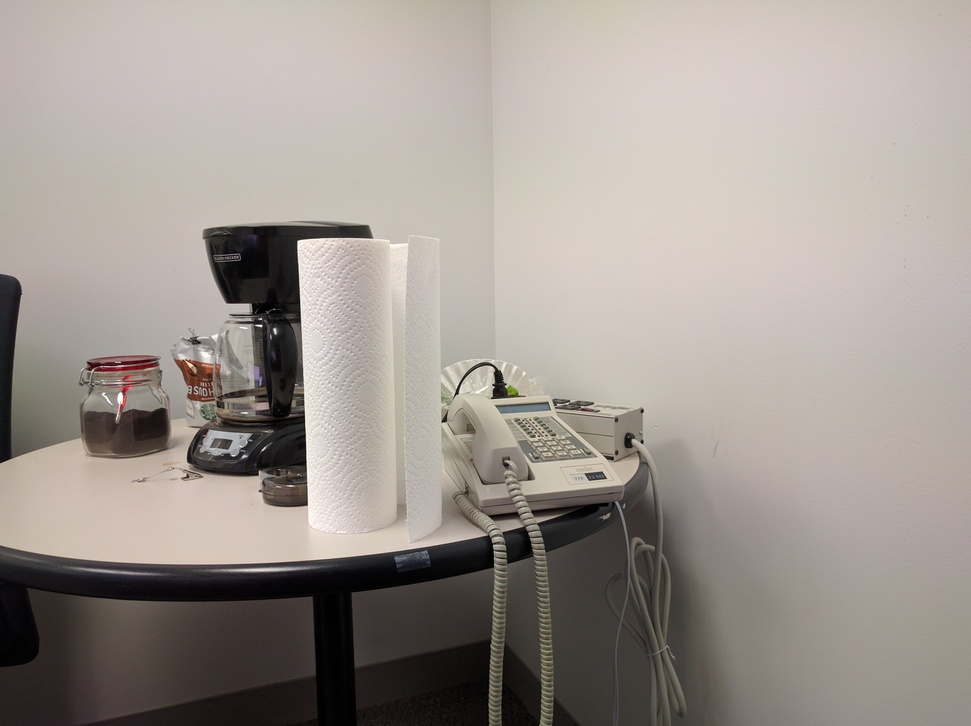
#> input picture samples/office1.jpg, 971 x 726 px, shrunk from 4000 x 2992 before the run
$ jupyter execute Registration_office1.ipynb   (shell and % lines are left out)
#> lines starting #> are read from the running program, lines starting #| are printed output that depends on the picture; long printed decimals are rounded
[cell 1]
import numpy as np
import cv2

from skimage.transform import rescale

import matplotlib.pyplot as plt
import matplotlib.image as mpimg
import matplotlib.patches as mpatches

[cell 2]
samples = ['../samples/office1.jpg',
           '../samples/office_rotated.jpg'
           ]

img0 = mpimg.imread(samples[0])
#> img0 is the input picture: shape (726, 971, 3); mean R, G, B 159.3, 151.3, 145
imgRot = mpimg.imread(samples[1])
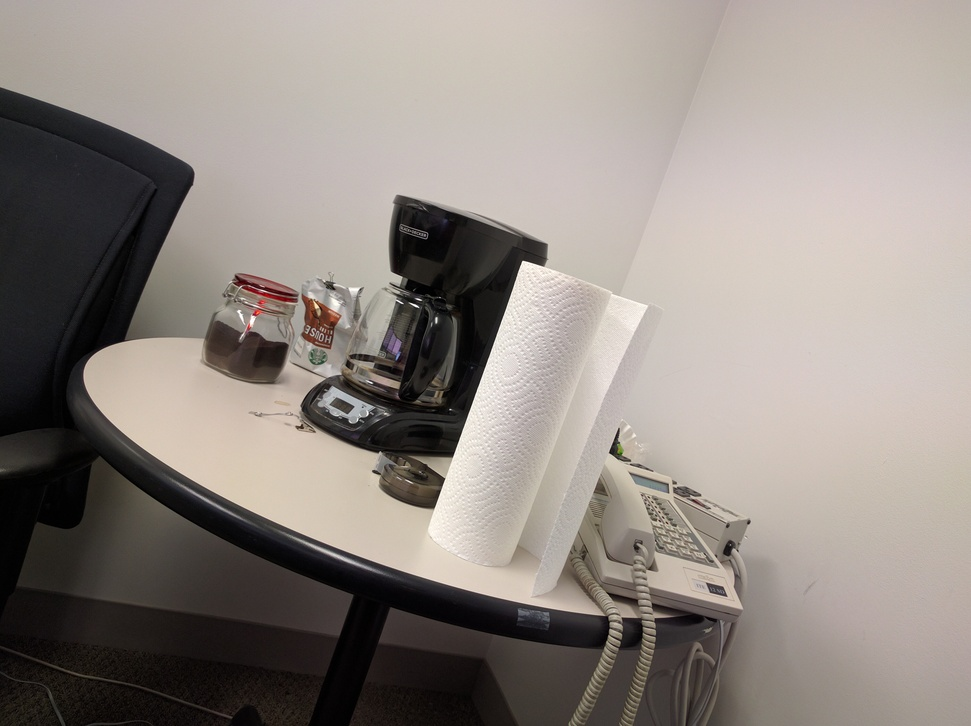
#> input picture samples/office_rotated.jpg, 971 x 726 px, shrunk from 4000 x 2992 before the run
#> imgRot is the input picture: shape (726, 971, 3); mean R, G, B 145.1, 137, 131

img0 = cv2.cvtColor(img0, cv2.COLOR_RGB2GRAY)
#> img0: shape (726, 971)
imgRot = cv2.cvtColor(imgRot, cv2.COLOR_RGB2GRAY)
#> imgRot: shape (726, 971)

f, ax = plt.subplots(2, 2, figsize=(20,20))
ax[0, 0].imshow(img0, cmap='gray')
ax[0, 1].hist(img0.ravel(), 255, [1, 255])
ax[1, 0].imshow(imgRot, cmap='gray')
ax[1, 1].hist(imgRot.ravel(), 255, [1, 255])

plt.show()
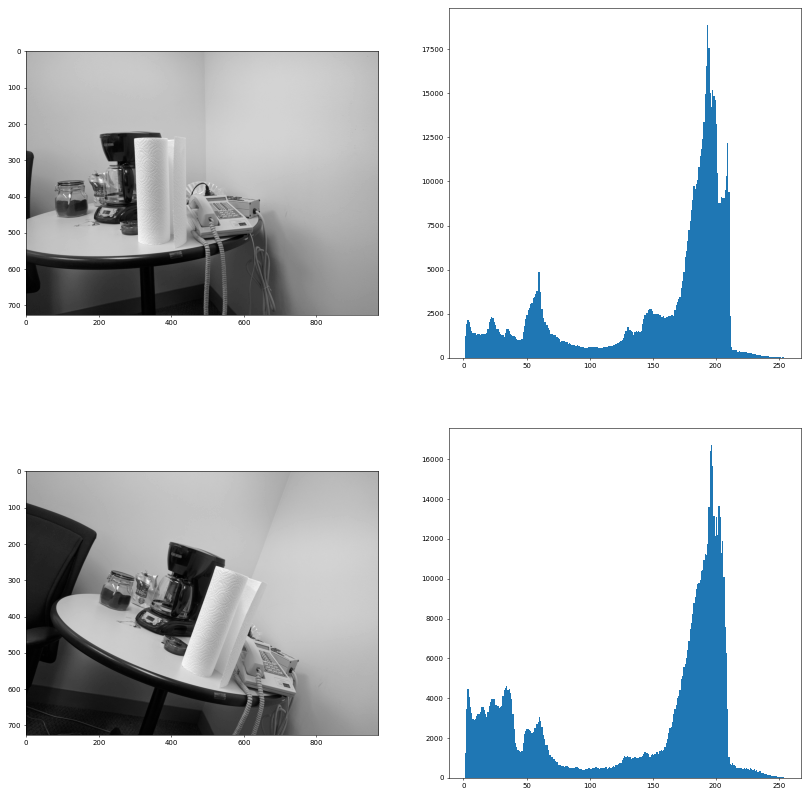
#> figure drawn by matplotlib, 4 panels; panel 2: tallest bar 18882 high, from x = 193.2 to 194.2; panel 4: tallest bar 16732 high, from x = 196.2 to 197.2

[cell 3]
def preProcess(image, rs=0.3):
#> called with rs = 0.1
    return rescale(image, rs, mode='reflect')
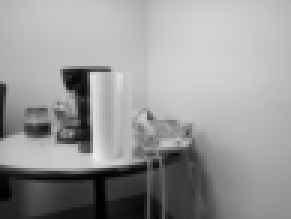
#> returned value: shape (73, 97) float64 (shown 3 times larger); min 0.00761, max 0.925, mean 0.6

def computeRotation(img0, img1):
    sz = img0.shape
    warp_mode = cv2.MOTION_EUCLIDEAN

    warp_matrix = np.eye(2, 3, dtype=np.float32)

    number_of_iterations = 5000
    termination_eps = 1e-10

    criteria = (cv2.TERM_CRITERIA_EPS | cv2.TERM_CRITERIA_COUNT, number_of_iterations,  termination_eps)

    # Run the ECC algorithm. The results are stored in warp_matrix.
    (cc, warp_matrix) = cv2.findTransformECC (img0, img1, warp_matrix, warp_mode, criteria)

    return warp_matrix

[cell 4]
img0post = preProcess(img0, 0.1)
imgRotpost = preProcess(imgRot, 0.1)
#> call 2 of preProcess, with rs = 0.1
#> in preProcess (call 2), `return rescale(image, rs, mode='reflect')`:
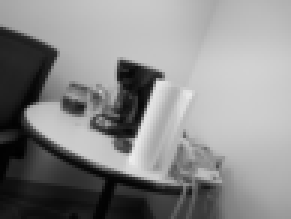
#> returned value: shape (73, 97) float64 (shown 3 times larger); min 0.00749, max 0.931, mean 0.544

f, ax = plt.subplots(1, 2, figsize=(10, 10))
ax[0].imshow(img0post, cmap='gray')
ax[1].imshow(imgRotpost, cmap='gray')

plt.show()

[cell 5]
img0post = img0post.astype(np.float32)
imgRotpost = imgRotpost.astype(np.float32)

warp_matrix = computeRotation(img0post, imgRotpost)
#> in computeRotation, `(cc, warp_matrix) = cv2.findTransformECC (img0, img1, warp_matrix, war..`: cc = 0.938; warp_matrix = [[0.926, -0.378, 32.36], [0.378, 0.926, -6.84]]
#> warp_matrix = [[0.926, -0.378, 32.36], [0.378, 0.926, -6.84]]

sin = warp_matrix[0, 1]
#> sin = -0.378
cos = warp_matrix[0, 0]
#> cos = 0.926

degs = np.arctan2(sin, cos) * 180.0 / np.pi
#> degs = -22.21

print (degs)
#| -22.214


imgAligned = cv2.warpAffine(imgRot, warp_matrix, (imgRot.shape[1], imgRot.shape[0]), flags=cv2.INTER_LINEAR + cv2.WARP_INVERSE_MAP)
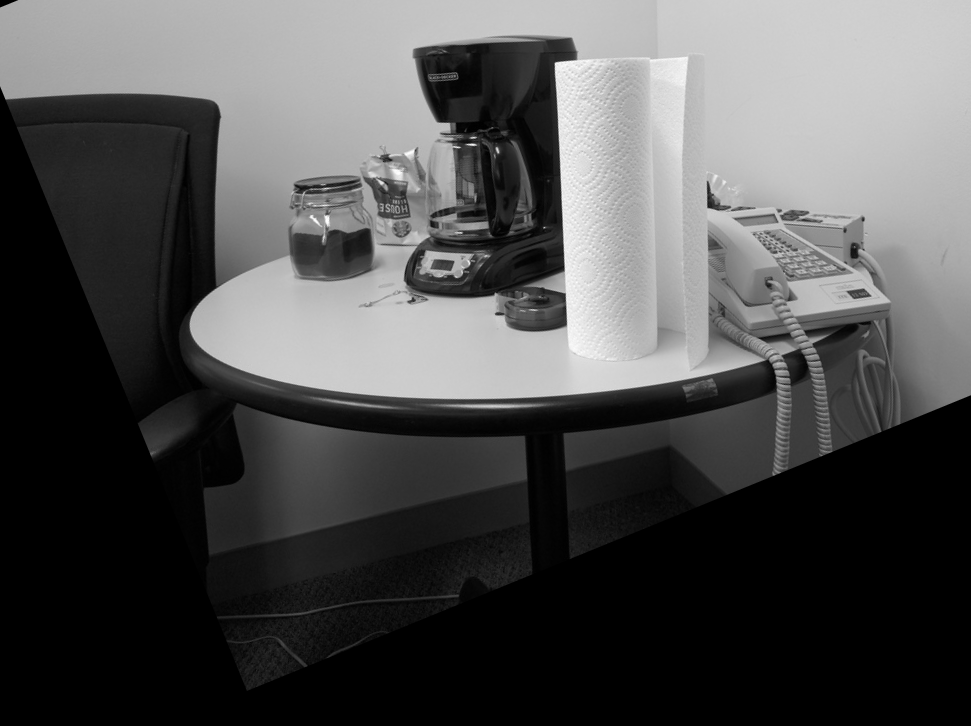
#> imgAligned: shape (726, 971); min 0, max 254, mean 80.4

f, ax = plt.subplots(1, 2, figsize=(10, 10))
ax[0].imshow(imgRot, cmap='gray')
ax[1].imshow(imgAligned, cmap='gray')

plt.show()
